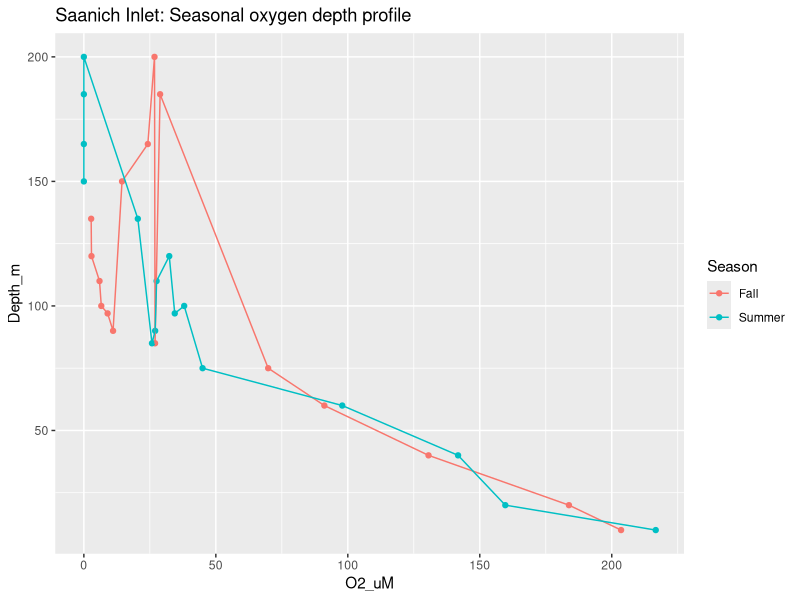
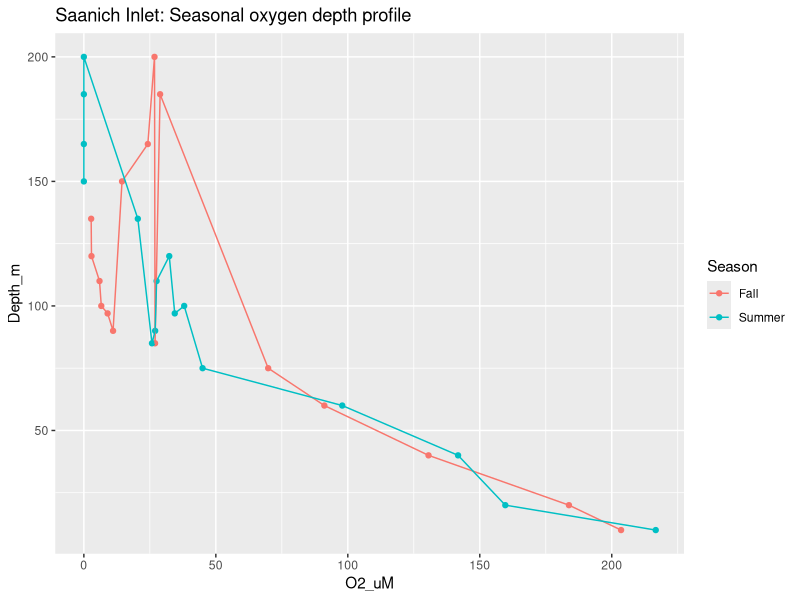

Here is the R script that generated these plots, in order: (Note: this script raises an error after producing the figures.)
# If you don't have it, install ggplot2 package
# install.packages("ggplot2")

# Or run an ifelse statement to install only if not already present on your computer
if(!("ggplot2" %in% installed.packages()[,1])) install.packages("ggplot2")

# Load packages
library(ggplot2)

# Load data
## No formatting
dat <- read.table(file="data.csv")

# Help function
?read.table

# Read in data
## With formatting
dat <- read.table(file="data.csv", sep=",", header=TRUE, stringsAsFactors=FALSE)

## If there were NAs as many different forms
dat <- read.table(file="data.csv", sep=",", header=TRUE, stringsAsFactors=FALSE, na.strings=c("NA", "NAN", " ", "."))

## Other sep
# tab = "\t" =/= "  "

# Exploring variables types
is.character(dat$Season)

## Obtain a single column by name
# dat$name_of_column like
dat$Season

# Check data type (class in R)
class(dat$Season)
class(dat$O2_uM)
class(dat$Add_data)

# Maths!
## Variance
var(dat$O2_uM)
# If there were NAs
var(dat$O2_uM, na.rm=TRUE)

# Conditional statements
## Ask R when something is TRUE/FALSE
### Where is oxygen (O2_uM) > 50?
dat$O2_uM > 50

# Other useful statements
## >= or <= greater/less than or equal to
## == equals
## != not equals
## is.na() missing data
## !is.na() not missing

# Other useful functions
unique(dat$Season)
table(dat$Season)
# Summarize counts
table(dat$O2_uM > 50)
table(is.na(dat$O2_uM))
table(is.na(dat))

# Accessing pieces of dat
# data frames are 2 dimensional so they are [rows, columns]
# vectors are 1 dimensional so they are [values]

## Access the 5th row, 3rd column
dat[5,3]
dat[5,"O2_uM"]
dat$O2_uM[5]

# Subsetting data
## Find the value
logical.vector <- dat$O2_uM == 69.828
logical.vector
## Subset to that value
dat[logical.vector,]
dat[logical.vector,"O2_uM"]

# Another example
dat[dat$O2_uM == 69.828,]
dat[dat$O2_uM == 0,]

# Plotting
quickplot(data=dat,
          x=O2_uM, 
          y=Depth_m, 
          colour=Season, 
          main="Saanich Inlet: Seasonal oxygen depth profile") +
  geom_line()

ggsave()

# In base R
plot(x=dat$O2_uM, y=dat$Depth_m)